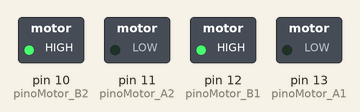
Simulated run of this sketch. Board: Arduino Uno, built with avr-gcc and run on an emulated ATmega328P. Parts: switched loads named in the sketch (green lamp = pin HIGH).

Above: at 1.5 s.
At 4.5 s:
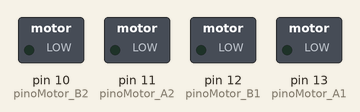
At 7.5 s:
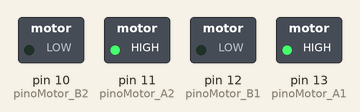
At 10.5 s:
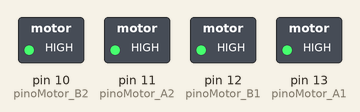
Timing chart, 0 to 15.6 s (numbered marks = the images above):
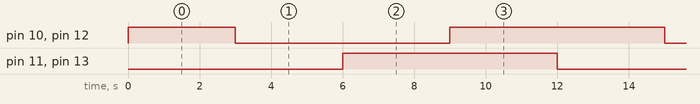

The sketch:

ponteH.ino
```cpp
#include <Arduino.h>

#define pinoMotor_A1 13
#define pinoMotor_B1 12
#define pinoMotor_A2 11
#define pinoMotor_B2 10

void setup(){
    pinMode(pinoMotor_A1, OUTPUT);
    pinMode(pinoMotor_B1, OUTPUT);
    pinMode(pinoMotor_A2, OUTPUT);
    pinMode(pinoMotor_B2, OUTPUT);

}

void loop(){
    motorAtras_1();
    motorAtras_2();
    delay(3000);
    motorParado_1();
    motorParado_2();
    delay(3000);
    motorFrente_1();
    motorFrente_2();
    delay(3000);
    motorFreio_1();
    motorFreio_2();
    delay(3000);

}

#pragma region senti. Horario Motores
void motorFrente_1(){

    digitalWrite(pinoMotor_A1, HIGH);
    digitalWrite(pinoMotor_B1, LOW);
}

void motorFrente_2(){

    digitalWrite(pinoMotor_A2, HIGH);
    digitalWrite(pinoMotor_B2, LOW);
}

#pragma endregion

#pragma region senti. Antihorario Motores

void motorAtras_1(){

    digitalWrite(pinoMotor_B1, HIGH);
    digitalWrite(pinoMotor_A1, LOW);
}

void motorAtras_2(){

    digitalWrite(pinoMotor_B2, HIGH);
    digitalWrite(pinoMotor_A2, LOW);
}

#pragma endregion

#pragma region Parando Motores

void motorParado_1(){

    digitalWrite(pinoMotor_A1, LOW);
    digitalWrite(pinoMotor_B1, LOW);
}

void motorParado_2(){

    digitalWrite(pinoMotor_A2, LOW);
    digitalWrite(pinoMotor_B2, LOW);
}

#pragma endregion

#pragma region Freiando Motores

void motorFreio_1(){

    digitalWrite(pinoMotor_A1, HIGH);
    digitalWrite(pinoMotor_B1, HIGH);
}

void motorFreio_2(){

    digitalWrite(pinoMotor_A2, HIGH);
    digitalWrite(pinoMotor_B2, HIGH);
}

#pragma endregion
```

Measured:
- by itself, pin 10 (pinoMotor_B2), pin 12 (pinoMotor_B1): repeats every 12.0 s: LOW 6.0 s, HIGH 6.0 s
- by itself, pin 11 (pinoMotor_A2), pin 13 (pinoMotor_A1): alternates HIGH for 6.0 s and LOW for 6.0 s
- by itself, everything shown: repeats every 12.0 s, in 4 steps
